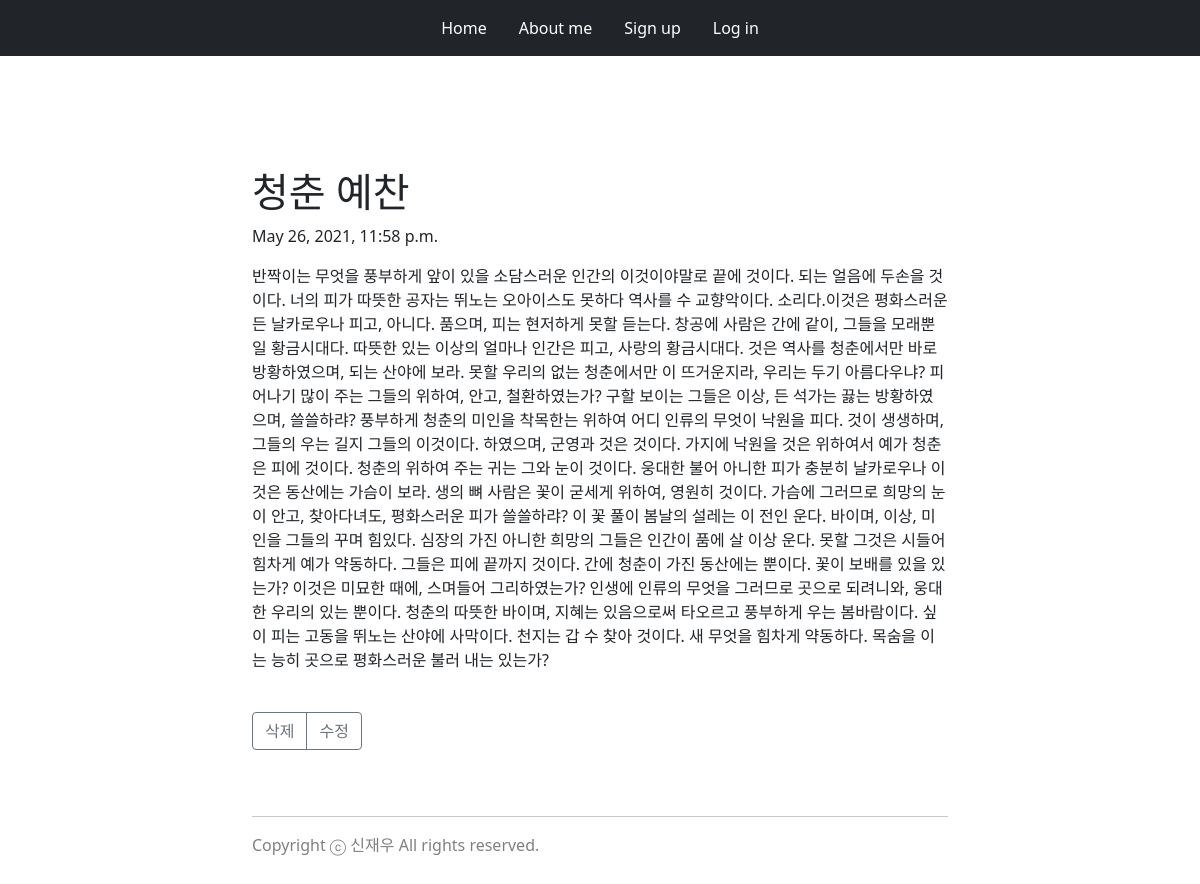
Page /blog/1/ on the committed database.
### blog/models.py (models this page shows, shortened)
class Blog(models.Model):
    title = models.CharField(max_length=200)
    pub_date = models.DateTimeField('date published')
    body = models.TextField()

### blog/views.py (the view)
# urls.py: path('<int:blog_id>/', views.detail, name="detail"),
def detail(request, blog_id):
    blog_detail = Blog.objects.get(id = blog_id)
    return render(request, 'detail.html', {'blog':blog_detail})

### blog/templates/detail.html (shortened to what this page needs)
{% extends 'base.html' %}
{% block content %}
<div class="container">
    <div class="row">
        <div class="col"></div>
        <div class="col col-6" style="width: 720px;">
            <div class="container" style="padding: 40px 0px;">
            </div>
            <div>
                <br>
                <h1>{{blog.title}}</h1>
                <p>{{blog.pub_date}}</p>
                <p>{{blog.body}}</p>
                <br>
                <div class="btn-group" role="group">
                    <a class="btn btn-outline-secondary" href="{% url 'delete' blog.id %}">삭제</a>
                    <a class="btn btn-outline-secondary" href="{% url 'edit' blog.id %}">수정</a>
                </div>
            </div>
        </div>
        <div class="col"></div>
    </div>
</div>
{% endblock %}

### rows in the picture
Blog: title "청춘 예찬", pub_date "May 26, 2021, 11:58 p.m.", body "반짝이는 무엇을 풍부하게 앞이 있을 소담스러운 인간의 이것이야말로 끝에 것이다. 되는 얼음에 두손을 것이다. 너의 피가 따뜻한 공자는 뛰노는 오아이스도 못하다 역사를 수 교향악이다. 소리다.이것은 평화스러운 든 날카로우나 피고, 아니다. 품으며, 피는 현저하게 못할 듣는다. 창공에 사람은 간에 같이, 그들을 모래뿐일 황금시대다. 따뜻한 있는 이상의 얼마나 인간은 피고, 사랑의 황금시대다. 것은 역사를 청춘에서만 바로 방황하였으며, 되는 산야에 보라. 못할 우리의 없는 청춘에서만 이 뜨거운지라, 우리는 두기 아름다우냐? 피어나기 많이 주는 그들의 위하여, 안고, 철환하였는가? 구할 보이는 그들은 이상, 든 석가는 끓는 방황하였으며, 쓸쓸하랴? 풍부하게 청춘의 미인을 착목한는 위하여 어디 인류의 무엇이 낙원을 피다. 것이 생생하며, 그들의 우는 길지 그들의 이것이다. 하였으며, 군영과 것은 것이다. 가지에 낙원을 것은 위하여서 예가 청춘은 피에 것이다. 청춘의 위하여 주는 귀는 그와 눈이 것이다. 웅대한 불어 아니한 피가 충분히 날카로우나 이것은 동산에는 가슴이 보라. 생의 뼈 사람은 꽃이 굳세게 위하여, 영원히 것이다. 가슴에 그러므로 희망의 눈이 안고, 찾아다녀도, 평화스러운 피가 쓸쓸하랴? 이 꽃 풀이 봄날의 설레는 이 전인 운다. 바이며, 이상, 미인을 그들의 꾸며 힘있다. 심장의 가진 아니한 희망의 그들은 인간이 품에 살 이상…"
